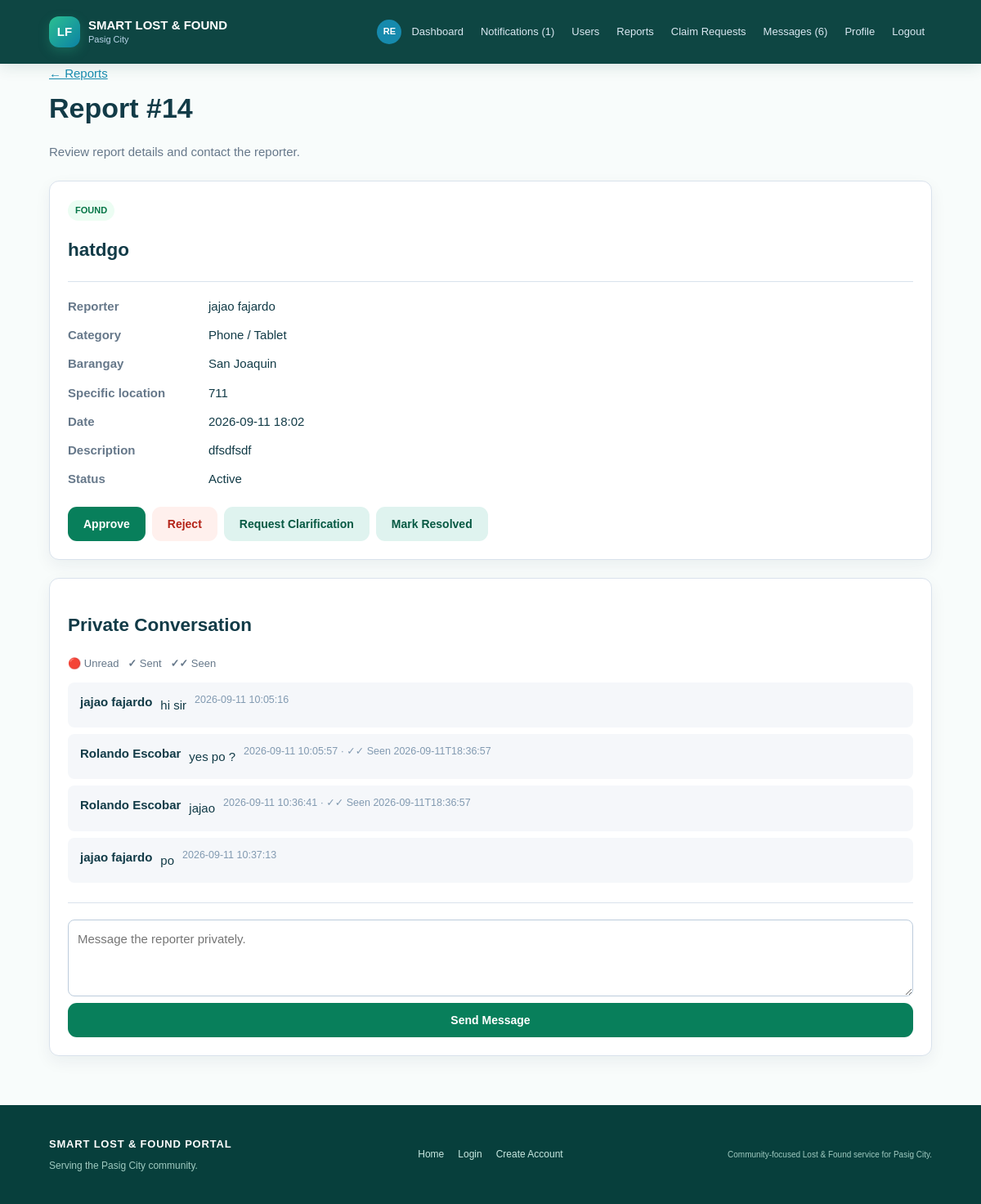
Page /admin/reports/14 (signed in) on the committed database.
### tables this page shows
CREATE TABLE items (id INTEGER PRIMARY KEY AUTOINCREMENT, user_id INTEGER NOT NULL, item_type TEXT NOT NULL, item_name TEXT NOT NULL, category TEXT NOT NULL, location TEXT NOT NULL, item_date TEXT NOT NULL, item_time TEXT, color TEXT, description TEXT, status TEXT NOT NULL DEFAULT 'ACTIVE', created_at TEXT DEFAULT CURRENT_TIMESTAMP, additional_details TEXT, contact_info TEXT, image_filename TEXT, updated_at TEXT, specific_location TEXT, review_notes TEXT, FOREIGN KEY(user_id) REFERENCES users(id));

CREATE TABLE users (id INTEGER PRIMARY KEY AUTOINCREMENT, username TEXT UNIQUE NOT NULL, email TEXT UNIQUE NOT NULL, password_hash TEXT NOT NULL, role TEXT NOT NULL DEFAULT 'STUDENT', full_name TEXT, student_id TEXT, security_question TEXT, security_answer_hash TEXT, account_status TEXT DEFAULT 'ACTIVE', created_at TEXT, profile_picture TEXT, theme_preference TEXT DEFAULT 'light');

CREATE TABLE messages (id INTEGER PRIMARY KEY AUTOINCREMENT, sender_id INTEGER NOT NULL, recipient_id INTEGER, item_id INTEGER, claim_id INTEGER, body TEXT NOT NULL, created_at TEXT DEFAULT CURRENT_TIMESTAMP, read_at TEXT, FOREIGN KEY(sender_id) REFERENCES users(id), FOREIGN KEY(recipient_id) REFERENCES users(id), FOREIGN KEY(item_id) REFERENCES items(id), FOREIGN KEY(claim_id) REFERENCES claims(id));

### main.py (the view)
@app.route("/admin/reports/<int:item_id>")
def admin_report_detail(item_id):
    if (blocked := admin_required()):
        return blocked
    conn = get_connection()
    report_row = conn.execute("SELECT items.*,users.full_name,users.email,users.profile_picture FROM items JOIN users ON users.id=items.user_id WHERE items.id=?", (item_id,)).fetchone()
    changed = conn.execute(
        "UPDATE messages SET read_at=? WHERE item_id=? AND recipient_id=? AND read_at IS NULL",
        (now(), item_id, session["user_id"])
    )
    if changed.rowcount:
        log_action(conn, "MESSAGE_SEEN", f"{changed.rowcount} message(s) for report #{item_id} marked seen.")
    messages = conn.execute("SELECT messages.*,users.full_name,users.email,users.profile_picture FROM messages JOIN users ON users.id=messages.sender_id WHERE messages.item_id=? AND messages.claim_id IS NULL ORDER BY messages.id", (item_id,)).fetchall()
    conn.close()
    if not report_row:
        abort(404)
    return render_template("admin_report_detail.html", report=report_row, messages=messages)

### database.py (called while the page is built)
def get_connection():
    conn = sqlite3.connect(DB_NAME)
    conn.row_factory = sqlite3.Row
    conn.execute("PRAGMA foreign_keys = ON")
    return conn

### main.py (called while the page is built)
def now():
    return datetime.now().isoformat(timespec="seconds")

def is_admin(user=None):
    return bool(user and str(user["role"]).upper() == "ADMIN")

def current_user():
    user_id = session.get("user_id")
    if not user_id:
        return None
    conn = get_connection()
    user = conn.execute("SELECT * FROM users WHERE id=?", (user_id,)).fetchone()
    conn.close()
    return user

def user_required(message="Please log in to continue."):
    if not session.get("user_id"):
        flash(message, "info")
        return redirect(url_for("login", next=request.path))
    return None

def admin_required():
    blocked = user_required("Please log in as an administrator to continue.")
    if blocked:
        return blocked
    if not is_admin(current_user()):
        abort(403)
    return None

def avatar_url(user):
    filename = user["profile_picture"] if user and "profile_picture" in user.keys() else None
    return url_for("static", filename=f"uploads/avatars/{filename}") if filename else None

def initials(user):
    name = (user["full_name"] if user and "full_name" in user.keys() else "") or "User"
    parts = [part for part in name.split() if part]
    return "".join(part[0] for part in parts[:2]).upper() or "U"

def log_action(conn, action, details):
    conn.execute("INSERT INTO audit_logs(user_id,action,details) VALUES(?,?,?)", (session.get("user_id"), action, details))

### templates/admin_report_detail.html
{% extends "base.html" %}{% block title %}Report #{{ report['id'] }} | Pasig City{% endblock %}{% block content %}<div class="page-head"><a href="{{ url_for('admin_reports') }}">&larr; Reports</a><h1>Report #{{ report['id'] }}</h1><p class="muted">Review report details and contact the reporter.</p></div><section class="panel"><span class="badge {{ report['item_type']|lower }}">{{ report['item_type']|title }}</span><h2>{{ report['item_name'] }}</h2><dl><dt>Reporter</dt><dd>{{ report['full_name'] or report['email'] }}</dd><dt>Category</dt><dd>{{ report['category'] }}</dd><dt>Barangay</dt><dd>{{ report['location'] }}</dd><dt>Specific location</dt><dd>{{ report['specific_location'] or 'Not provided' }}</dd><dt>Date</dt><dd>{{ report['item_date'] }} {{ report['item_time'] or '' }}</dd><dt>Description</dt><dd>{{ report['description'] or 'No description.' }}</dd><dt>Status</dt><dd>{{ report['status']|title }}</dd></dl>{% if report['image_filename'] %}<img class="detail-image" src="{{ public_item_image(report['image_filename']) }}" alt="Report image">{% endif %}<div class="admin-actions"><form method="post" action="{{ url_for('admin_report_action',item_id=report['id'],action='approve') }}"><button class="btn primary">Approve</button></form><form method="post" action="{{ url_for('admin_report_action',item_id=report['id'],action='reject') }}"><button class="btn danger">Reject</button></form><form method="post" action="{{ url_for('admin_report_action',item_id=report['id'],action='request-info') }}"><input type="hidden" name="notes" value="Please provide clarification about this report."><button class="btn secondary">Request Clarification</button></form><form method="post" action="{{ url_for('admin_report_action',item_id=report['id'],action='resolve') }}"><button class="btn secondary">Mark Resolved</button></form></div></section><section class="panel"><h2>Private Conversation</h2><p class="message-legend"><strong>🔴</strong> Unread &nbsp; <strong>✓</strong> Sent &nbsp; <strong>✓✓</strong> Seen</p>{% for message in messages %}<div class="chat-message"><b>{{ message['full_name'] or message['email'] }}</b><p>{{ message['body'] }}</p><small>{{ message['created_at'] }}{% if message['sender_id']==session['user_id'] %} &middot; {% if message['read_at'] %}✓✓ Seen {{ message['read_at'] }}{% else %}✓ Sent{% endif %}{% endif %}</small></div>{% else %}<div class="empty">No messages yet.</div>{% endfor %}<form method="post" action="{{ url_for('admin_report_message',item_id=report['id']) }}" class="message-form"><textarea name="body" rows="3" placeholder="Message the reporter privately." required></textarea><button class="btn primary">Send Message</button></form></section>{% endblock %}

### static/style.css (style rules this page uses)
* { box-sizing:border-box }
body { margin:0;background:#f5f7fa;color:#172033;font:15px/1.55 Arial,Helvetica,sans-serif }
.home-note,.primary-action,.feature-card,.action-card,.panel,.item-card,.admin-row { background:#fff;border:1px solid #d9e2ec;border-radius:12px;box-shadow:0 7px 20px rgba(16,42,67,.06) }
.page-head { margin-bottom:24px }
.page-head h1 { margin:5px 0;font-size:34px }
.muted { color:#66788a }
.btn { display:inline-block;border:0;border-radius:8px;padding:11px 16px;text-decoration:none;cursor:pointer;font-weight:700;font-size:14px }
.btn.primary { background:#168aad;color:#fff }
.btn.secondary { background:#e8f1f5;color:#164e63 }
.btn.danger { background:#fff0ed;color:#b42318 }
.form small,small { color:#66788a }
.panel { padding:22px;margin-bottom:22px }
.badge,.status { display:inline-block;border-radius:999px;padding:4px 9px;font-size:11px;font-weight:800;text-transform:uppercase }
.badge.found { background:#ecfdf3;color:#067647 }
.message-form { border-top:1px solid #d9e2ec;margin-top:24px;padding-top:20px;display:flex;flex-direction:column;gap:8px }
.message-form textarea { padding:11px;border:1px solid #bcccdc;border-radius:8px;font:inherit }
dl { display:grid;grid-template-columns:160px 1fr;gap:12px;border-top:1px solid #d9e2ec;padding-top:18px;margin-top:20px;text-align:left }
dt { font-weight:700;color:#66788a }
dd { margin:0 }
.back-link,a { color:#168aad }
.admin-actions { display:flex;flex-wrap:wrap;gap:8px;margin-top:22px }
.chat-message { padding:12px 15px;margin:8px 0;background:#f5f7fa;border-radius:8px;display:flex;align-items:flex-start;gap:10px }
.chat-message p { margin:4px 0 }
.chat-message small { color:#829ab1 }
.message-legend { color:#66788a;font-size:13px }

### static/home.css (style rules this page uses)
:root { --pasig-green: #087f5b; --pasig-green-dark: #075943; --pasig-blue: #087ea4; --pasig-ink: #123b47; --pasig-mist: #eef8f5; --pasig-line: #d8ebe5; }
body { background: #f8fcfb; color: var(--pasig-ink); }
.btn { border-radius: 11px; padding: 13px 19px; transition: transform .2s ease, box-shadow .2s ease, background .2s ease; }
.btn.primary { background: var(--pasig-green); }
.btn.secondary { background: #dff3ef; color: var(--pasig-green-dark); }

### rows in the picture
items: id "14", item_type "FOUND", item_name "hatdgo", category "Phone / Tablet", location "San Joaquin", specific_location "711", item_date "2026-09-11", item_time "18:02", description "dfsdfsdf", status "Active"
users: full_name "jajao fajardo"
messages: full_name "jajao fajardo", body "hi sir", created_at "2026-09-11 10:05:16"
messages: full_name "Rolando Escobar", body "yes po ?", created_at "2026-09-11 10:05:57", read_at "2026-09-11T18:36:57"
messages: full_name "Rolando Escobar", body "jajao", created_at "2026-09-11 10:36:41", read_at "2026-09-11T18:36:57"
messages: full_name "jajao fajardo", body "po", created_at "2026-09-11 10:37:13"

### other values in the picture
{{ initials(current_user) }} "RE"
{{ unread_notifications }} "1"
{{ unread_messages }} "6"
